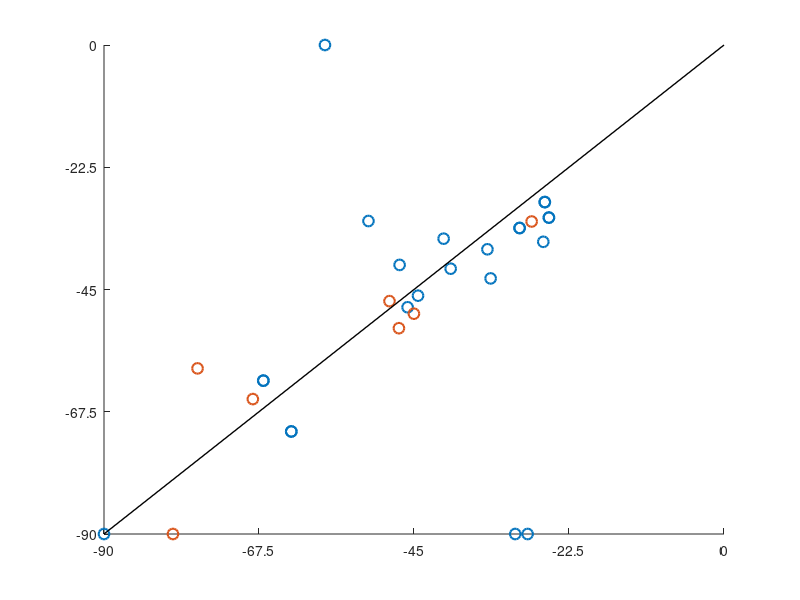

Write MATLAB code to recreate this figure. (Note: this script raises an error after producing the figure.)
%%%%%%%%%%%plot prefer location change 
load PPC_gauss_cue.mat
PPC_cue_pref=store_gauss_cue;
load PPC_gauss_delay.mat
PPC_delay_pref=store_gauss_delay;
load PFC_gauss_cue.mat
PFC_cue_pref=store_gauss_cue;
load PFC_gauss_delay.mat
f=figure;
PFC_delay_pref=store_gauss_delay;
scatter(PFC_cue_pref,PFC_delay_pref,60,[0 0.447 0.741],'LineWidth',1.5); 
hold on;
scatter(PPC_cue_pref,PPC_delay_pref,60,[0.8500 0.3250 0.0980],'LineWidth',1.5); 
xlim([-2,2]);
ylim([-2,2]);
xticklabels({'-90','-67.5','-45','-22.5','0','22.5','45','67.5','90'});
yticklabels({'-90','-67.5','-45','-22.5','0','22.5','45','67.5','90'});
hold on;
plot([-2,2],[-2,2],'k','LineWidth',1);
hAx=gca; 
hAx.LineWidth=1.5;hAx.FontSize = 12;
PFC_distanc=point_to_line_vec(1,-1,0,PFC_cue_pref,PFC_delay_pref);
PPC_distanc=point_to_line_vec(1,-1,0,PPC_cue_pref,PPC_delay_pref);
f.Position = [200 200 450 400];
lgd=legend('PFC','PPC');
lgd.FontSize = 14;
figure;
histogram(PFC_distanc,[-3:0.2:3],'Normalization','probability');
hold on;
histogram(PPC_distanc,[-3:0.2:3],'Normalization','probability');
 set(gca,'visible','off')